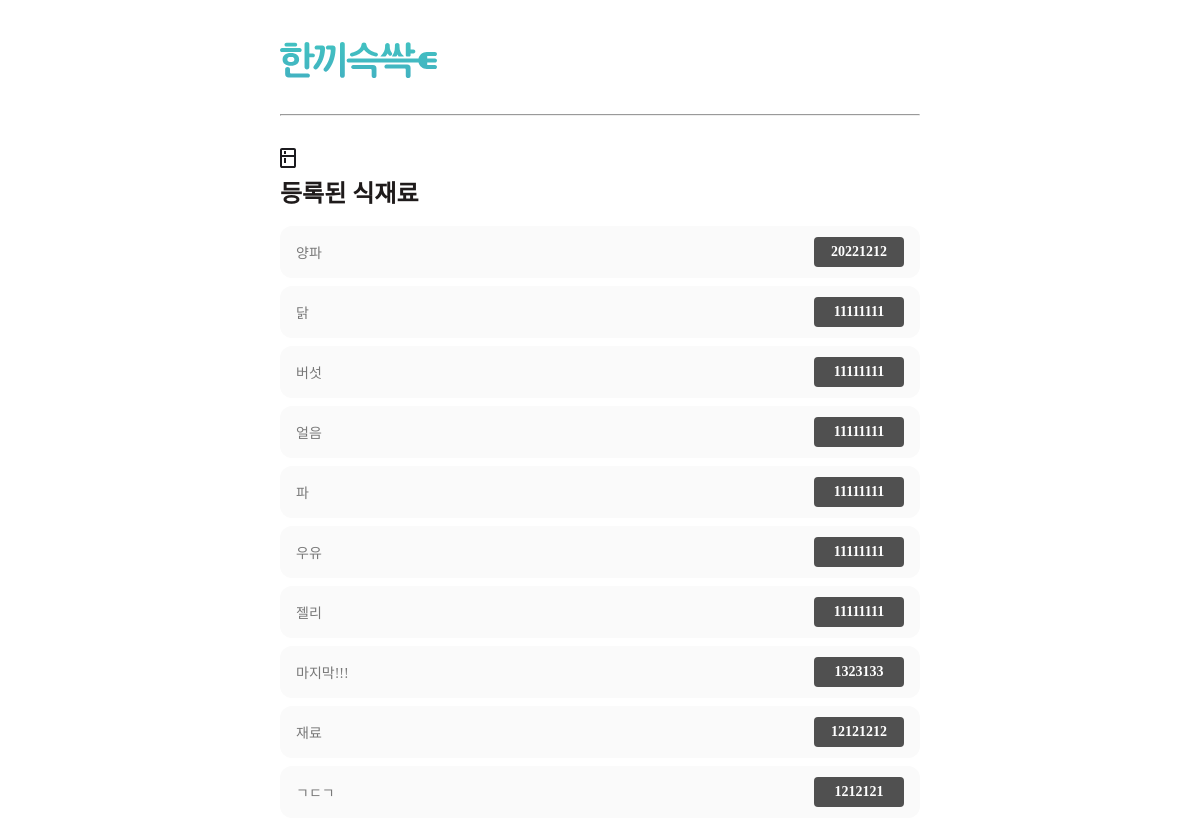
/ingredient/ (signed in), run on an earlier commit of the app's database.
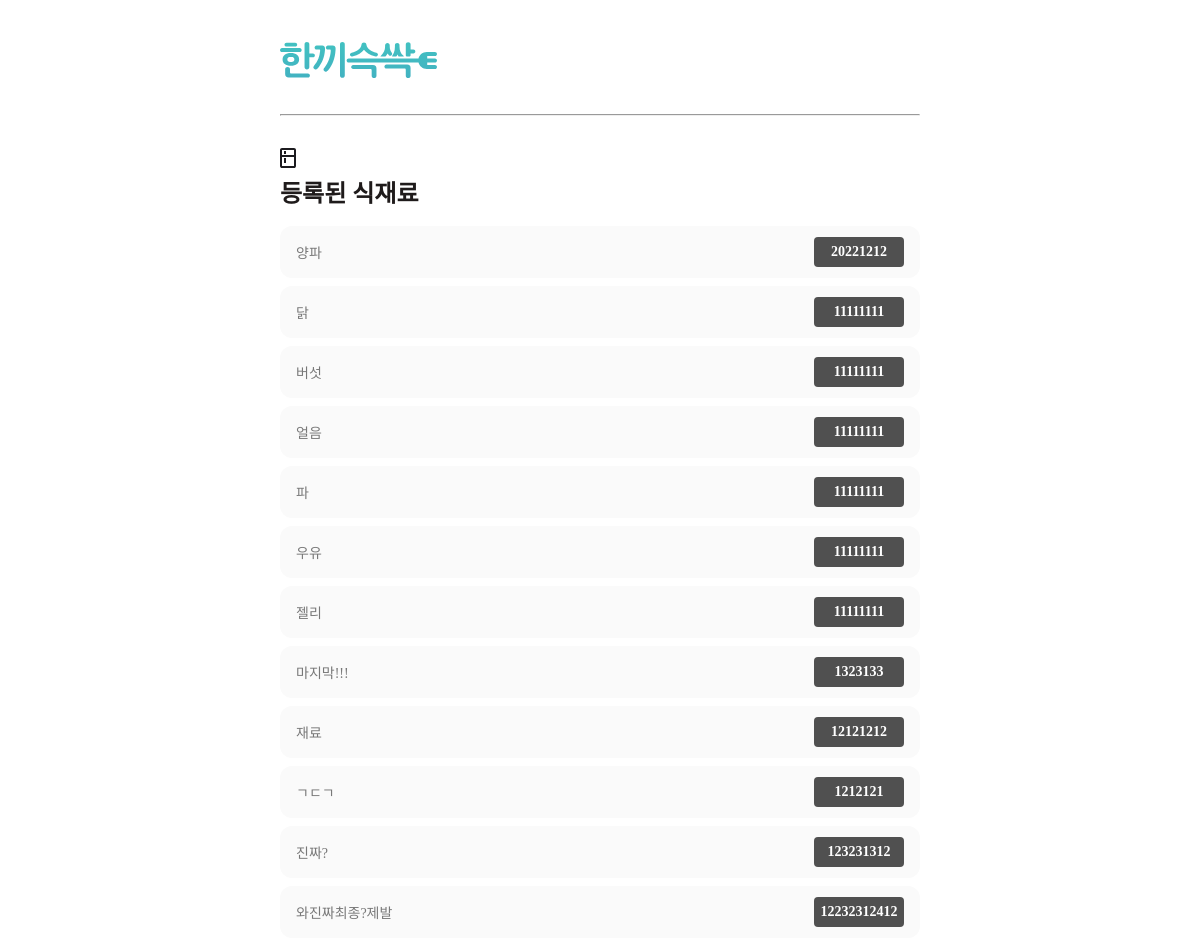
And on a later commit of the database.
### tag_list/models.py (models this page shows, shortened)
class food(models.Model):
    user = models.ForeignKey(User,on_delete=models.CASCADE)
    foodname = models.CharField(max_length=20)
    date = models.CharField(max_length=20)

### tag_list/views.py (the view)
# urls.py: path('ingredient/', views.ingredient, name = 'ingredient'),
def ingredient(request):
    global user
    user = food.objects.filter(user = request.user.id)
    return render(request, 'list.html', {'user':user})

### tag_list/templates/list.html (shortened to what this page needs)
{% load static %}
<!DOCTYPE html>
<html lang="en">
<head>
  <link rel="stylesheet" href="{% static 'css/list.css' %}">
</head>
<body>
  <header>
    <div class="align-box">
      <img class="logo" src="{% static 'image/Logo.svg' %}" alt="logo">
      <hr/>
    </div>
  </header>
  <main class="content">
    <div class="align-box">
      <img class="kitchen" src="{% static 'image/kitchen.svg' %}" alt="kitchen">
      <h3 class="sub-title">등록된 식재료</h3>
    </div>
    <ul class="food-list">
        {% for a in user %}
          <li>
            <div class="food-name">{{ a.foodname }}</div>
            <div class="day gray">
            <p>{{ a.date }}</p>
            </div>
          </li>
        {% endfor %}
    </ul>
  </main>
</body>
</html>

### static/css/list.css (style rules this page uses)
:root { --white-color: #ffff; --red-color: #FF675D; --gray-color: #505050; --little-gray-color: rgb(151, 151, 151); --green-color: #32CF84; --yellow-color: #FFC700; }
* { margin: 0; padding: 0; box-sizing: border-box; }
html, body { font-family: 'SUIT'; background: var(--white-color); }
.gray { background-color: var(--gray-color); }
header { display: flex; flex-direction: column; align-items: center; }
header .logo { margin-top: 42px; margin-bottom: 32px; height: 36px; width: 157px; left: 320px; top: 42px; }
header hr { color: #E1E1E1; height: 1px; width: 640px; left: 320px; top: 110px; border-radius: 0px; }
.content { display: flex; flex-direction: column; justify-content: center; align-items: flex-start; }
.content .align-box { width: 640px; display: flex; flex-direction: column; justify-content: center; align-items: flex-start; margin: 0 auto; }
.content .kitchen { margin-top: 32px; height: 20px; width: 16px; border-radius: 0px; }
.content .sub-title { margin-top: 10px; margin-bottom: 16px; width: 200px; height: 32px; font-weight: 800; font-size: 24px; line-height: 32px; color: #1F1B1B; }
.content .food-list { display: flex; flex-direction: column; justify-content: flex-start; align-items: center; width: 640px; margin: 0 auto; }
.content .food-list li { display: flex; flex-direction: row; justify-content: space-between; align-items: center; width: 640px; height: 52px; padding: 12px 16px; margin-bottom: 8px; gap: 10px; background: #FAFAFA; border-radius: 12px; }
.content .food-name { color: #787878; font-size: 14px; }
.content .day { display: flex; flex-direction: row; align-items: center; justify-content: center; padding: 4px 8px; gap: 10px; width: 90px; height: 30px; border-radius: 4px; }
.content .day p { width: 80px; height: 20px; color: #ffff; text-align: center; font-family: 'SUIT'; font-style: normal; font-weight: 700; font-size: 14px; line-height: 20px; }

What changed in the data, as far as the page shows it:
added food: foodname "진짜?", date "123231312"
added food: foodname "와진짜최종?제발", date "12232312412"
